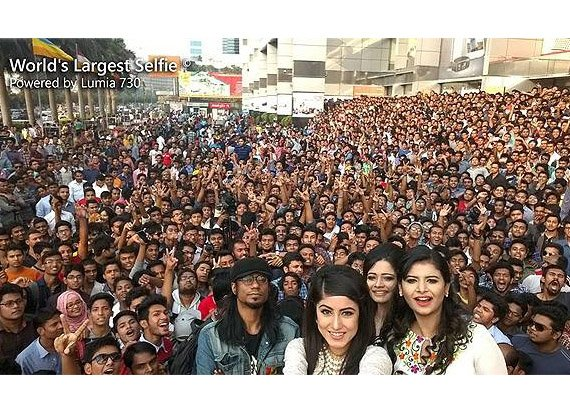
#> input picture Face_Detection/Retina-Face/images/biggest_selfie.jpg, 570 x 400 px; its folder holds 2 pictures in this run
$ jupyter execute --allow-errors test.ipynb
#> lines starting #> are read from the running program, lines starting #| are printed output that depends on the picture
# Import Libraries

[cell 1]
from retinaface import RetinaFace
import glob
import cv2
import matplotlib.pyplot as plt

[cell 2]
file_type=['JPG','JPEG','PNG','JFIF']
images=[]

for format in file_type:
    for path in glob.glob(f"images/*.{format}"):
        images.append(cv2.imread(path))

[cell 3]
# [9 lines of commented-out code are left out]

[cell 4]
plt.imshow(images[0][:,:,::-1]);
plt.axis("off");

[cell 5]
# image = images[0]

[cell 6]
# detection = RetinaFace.detect_faces(image)
# print(detection)

[cell 7]
image = images[1].copy()
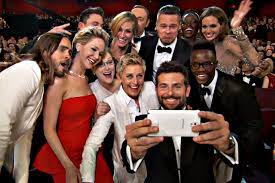
#> image: shape (183, 275, 3); mean B, G, R 64.6, 72.7, 101.8

#> (the rest of this cell did not finish here and is left out)
